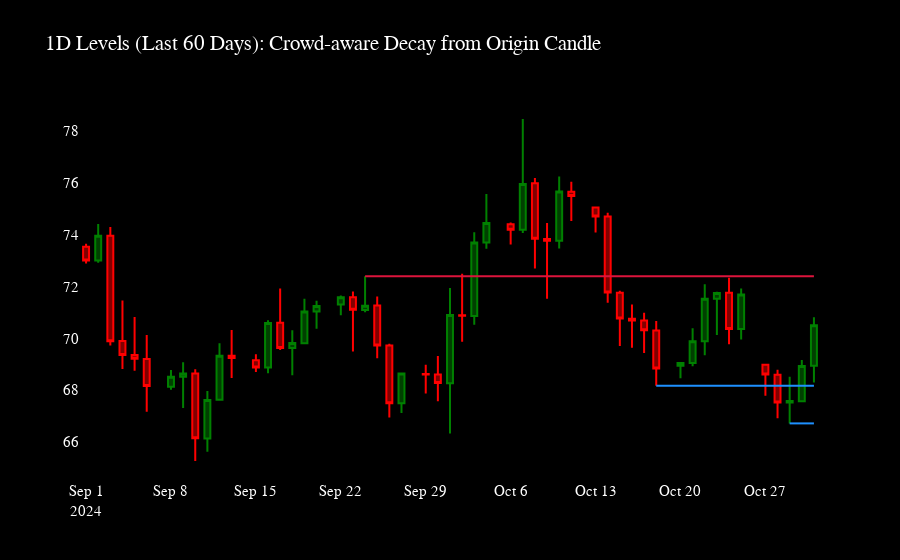

Notebook code for this chart:
### Code cell
import pandas as pd
import numpy as np
import plotly.graph_objects as go

# 1D levels on last 60 days, with row-aware collapse and crowd-aware decay

_df = df.copy()
_df['datetime'] = pd.to_datetime(_df['datetime'])
_df = _df.set_index('datetime').sort_index()
df_tf = _df.resample('1D').agg({'open':'first','high':'max','low':'min','close':'last','volume':'sum'}).dropna().reset_index()

earliest = df_tf['datetime'].min()
cutoff = earliest + pd.Timedelta(days=60)
df_t = df_tf[df_tf['datetime'] <= cutoff].reset_index(drop=True)

n1, n2 = 3, 2
levels_t = []
for row in range(n1, len(df_t) - n2):
    if support(df_t, row, n1, n2):
        levels_t.append((row, df_t.low[row], 1))
    if resistance(df_t, row, n1, n2):
        levels_t.append((row, df_t.high[row], 2))

# collapse while keeping row of first occurrence
def collapse_pairs(pairs, thresh=0.5):
    pairs = sorted(pairs, key=lambda x: x[1])
    kept = []
    for row, price in pairs:
        if not kept or abs(price - kept[-1][1]) > thresh:
            kept.append((row, price))
    return kept

ss_t = collapse_pairs([(r, y) for r, y, t in levels_t if t == 1])
rr_t = collapse_pairs([(r, y) for r, y, t in levels_t if t == 2])

# time decay with crowding; lines start at originating candle
last_time = df_t['datetime'].max()
first_time = df_t['datetime'].min()
span_sec = max((last_time - first_time).total_seconds(), 1)
base_decay = 0.0
crowd_coeff = 0.7
window = 0.5
all_levels = [lvl for _, lvl in ss_t + rr_t]
row_to_time = {i: df_t['datetime'].iloc[i] for i in range(len(df_t))}

def time_decay_levels(levels):
    out = []
    for row, level in levels:
        level_time = row_to_time.get(row, last_time)
        age_sec = max((last_time - level_time).total_seconds(), 0)
        age_norm = age_sec / span_sec
        near_count = sum(1 for v in all_levels if abs(v - level) <= window)
        effective_decay = base_decay + crowd_coeff * max(0, near_count - 1)
        strength = float(np.exp(-effective_decay * age_norm))
        out.append((row, level, strength, level_time))
    return out

ss_strengths = time_decay_levels(ss_t)
rr_strengths = time_decay_levels(rr_t)

fig = go.Figure(data=[go.Candlestick(
    x=df_t['datetime'],
    open=df_t['open'], high=df_t['high'], low=df_t['low'], close=df_t['close'],
    increasing_line_color='green', decreasing_line_color='red'
)])

x_end = df_t['datetime'].max()

for _, level, strength, t0 in ss_strengths:
    fig.add_shape(
        type='line', xref='x', yref='y',
        x0=t0, x1=x_end, y0=level, y1=level,
        line=dict(color='rgb(30,144,255)', width=2),
        opacity=strength,
    )

for _, level, strength, t0 in rr_strengths:
    fig.add_shape(
        type='line', xref='x', yref='y',
        x0=t0, x1=x_end, y0=level, y1=level,
        line=dict(color='rgb(220,20,60)', width=2),
        opacity=strength,
    )

fig.update_layout(
    showlegend=False,
    xaxis_rangeslider_visible=False,
    xaxis=dict(showgrid=False),
    yaxis=dict(showgrid=False),
    paper_bgcolor='black',
    plot_bgcolor='black',
    title='1D Levels (Last 60 Days): Crowd-aware Decay from Origin Candle',
    font=dict(color='white', size=15, family='Cascadia Black')
)

fig.show()

### Figure 1 — Plotly figure (JSON) as saved in the notebook; plotly's stock layout.template omitted (floating-point values rounded to 4 significant figures)
{"data": [{"close": [73.0, 73.96, 69.89, 69.36, 69.21, 68.16, 68.52, 68.64, 66.15, 67.62, 69.33, 69.24, 68.88, 70.59, 69.63, 69.82, 71.04, 71.25, 71.59, 71.1, 71.26, 69.72, 67.5, 68.64, 68.61, 68.28, 70.9, 70.87, 73.7, 74.45, 74.19, 75.95, 73.84, 73.76, 75.66, 75.49, 74.7, 71.77, 70.77, 70.69, 70.31, 68.84, 69.05, 69.89, 71.53, 71.75, 70.36, 71.69, 68.61, 67.53, 67.58, 68.93, 70.51], "decreasing": {"line": {"color": "red"}}, "high": [73.65, 74.41, 74.29, 71.46, 70.82, 70.13, 68.78, 69.08, 68.81, 67.97, 69.81, 70.32, 69.39, 70.7, 71.92, 70.31, 71.53, 71.45, 71.65, 71.81, 72.4, 71.61, 69.79, 68.65, 68.98, 69.32, 71.94, 72.49, 74.09, 75.57, 74.47, 78.46, 76.18, 74.45, 76.24, 76.04, 75.08, 74.84, 71.84, 71.31, 70.99, 70.67, 69.07, 70.39, 72.09, 71.8, 72.34, 71.92, 69.0, 68.79, 68.52, 69.17, 70.81], "increasing": {"line": {"color": "green"}}, "low": [72.89, 72.92, 69.72, 68.82, 68.75, 67.17, 68.02, 67.31, 65.27, 65.63, 67.61, 68.47, 68.7, 68.65, 69.55, 68.58, 69.81, 70.37, 70.89, 69.49, 71.01, 69.23, 66.95, 67.12, 67.87, 67.57, 66.33, 69.87, 70.52, 73.46, 73.62, 74.06, 72.69, 71.53, 73.47, 74.53, 74.08, 71.37, 69.71, 69.64, 69.44, 68.17, 68.46, 68.92, 69.35, 70.13, 69.77, 69.96, 67.79, 66.92, 66.72, 67.55, 68.3], "open": [73.53, 73.0, 73.96, 69.9, 69.36, 69.2, 68.13, 68.52, 68.64, 66.14, 67.63, 69.33, 69.16, 68.88, 70.6, 69.63, 69.81, 71.04, 71.31, 71.59, 71.09, 71.27, 69.72, 67.5, 68.63, 68.61, 68.27, 70.89, 70.86, 73.7, 74.4, 74.19, 75.98, 73.83, 73.76, 75.65, 75.05, 74.7, 71.76, 70.76, 70.69, 70.3, 68.94, 69.05, 69.89, 71.53, 71.76, 70.36, 68.98, 68.6, 67.53, 67.57, 68.94], "type": "candlestick", "x": ["2024-09-01T00:00:00.000000000", "2024-09-02T00:00:00.000000000", "2024-09-03T00:00:00.000000000", "2024-09-04T00:00:00.000000000", "2024-09-05T00:00:00.000000000", "2024-09-06T00:00:00.000000000", "2024-09-08T00:00:00.000000000", "2024-09-09T00:00:00.000000000", "2024-09-10T00:00:00.000000000", "2024-09-11T00:00:00.000000000", "2024-09-12T00:00:00.000000000", "2024-09-13T00:00:00.000000000", "2024-09-15T00:00:00.000000000", "2024-09-16T00:00:00.000000000", "2024-09-17T00:00:00.000000000", "2024-09-18T00:00:00.000000000", "2024-09-19T00:00:00.000000000", "2024-09-20T00:00:00.000000000", "2024-09-22T00:00:00.000000000", "2024-09-23T00:00:00.000000000", "2024-09-24T00:00:00.000000000", "2024-09-25T00:00:00.000000000", "2024-09-26T00:00:00.000000000", "2024-09-27T00:00:00.000000000", "2024-09-29T00:00:00.000000000", "2024-09-30T00:00:00.000000000", "2024-10-01T00:00:00.000000000", "2024-10-02T00:00:00.000000000", "2024-10-03T00:00:00.000000000", "2024-10-04T00:00:00.000000000", "2024-10-06T00:00:00.000000000", "2024-10-07T00:00:00.000000000", "2024-10-08T00:00:00.000000000", "2024-10-09T00:00:00.000000000", "2024-10-10T00:00:00.000000000", "2024-10-11T00:00:00.000000000", "2024-10-13T00:00:00.000000000", "2024-10-14T00:00:00.000000000", "2024-10-15T00:00:00.000000000", "2024-10-16T00:00:00.000000000", "2024-10-17T00:00:00.000000000", "2024-10-18T00:00:00.000000000", "2024-10-20T00:00:00.000000000", "2024-10-21T00:00:00.000000000", "2024-10-22T00:00:00.000000000", "2024-10-23T00:00:00.000000000", "2024-10-24T00:00:00.000000000", "2024-10-25T00:00:00.000000000", "2024-10-27T00:00:00.000000000", "2024-10-28T00:00:00.000000000", "2024-10-29T00:00:00.000000000", "2024-10-30T00:00:00.000000000", "2024-10-31T00:00:00.000000000"]}], "layout": {"font": {"color": "white", "family": "Cascadia Black", "size": 15}, "paper_bgcolor": "black", "plot_bgcolor": "black", "shapes": [{"line": {"color": "rgb(30,144,255)", "width": 2}, "opacity": 1, "type": "line", "x0": "2024-10-29T00:00:00", "x1": "2024-10-31T00:00:00", "xref": "x", "y0": 66.72, "y1": 66.72, "yref": "y"}, {"line": {"color": "rgb(30,144,255)", "width": 2}, "opacity": 1, "type": "line", "x0": "2024-10-18T00:00:00", "x1": "2024-10-31T00:00:00", "xref": "x", "y0": 68.17, "y1": 68.17, "yref": "y"}, {"line": {"color": "rgb(220,20,60)", "width": 2}, "opacity": 1, "type": "line", "x0": "2024-09-24T00:00:00", "x1": "2024-10-31T00:00:00", "xref": "x", "y0": 72.4, "y1": 72.4, "yref": "y"}], "showlegend": false, "title": {"text": "1D Levels (Last 60 Days): Crowd-aware Decay from Origin Candle"}, "xaxis": {"rangeslider": {"visible": false}, "showgrid": false}, "yaxis": {"showgrid": false}}}
